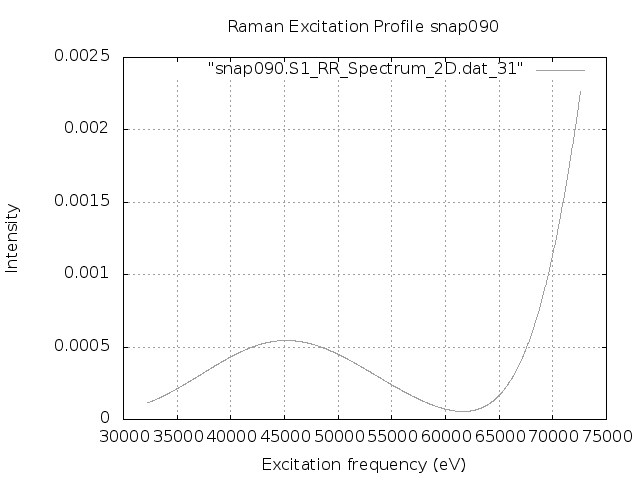

Source code (gnuplot):
set terminal png
set output "snap090.S1.REP_frozen.png"
set xlabel 'Excitation frequency (eV)'
set ylabel 'Intensity'
set title "Raman Excitation Profile snap090"
set grid
set autoscale
plot "snap090.S1_RR_Spectrum_2D.dat_31" with lines lc "blue"
exit
